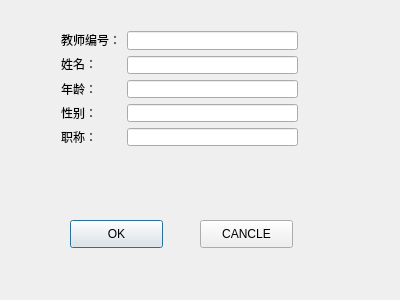
<?xml version="1.0" encoding="UTF-8"?>
<ui version="4.0">
 <class>add_TeacherDlg</class>
 <widget class="QDialog" name="add_TeacherDlg">
  <property name="geometry">
   <rect>
    <x>0</x>
    <y>0</y>
    <width>400</width>
    <height>300</height>
   </rect>
  </property>
  <property name="windowTitle">
   <string>add_TeacherDlg</string>
  </property>
  <widget class="QPushButton" name="pushButton">
   <property name="geometry">
    <rect>
     <x>70</x>
     <y>220</y>
     <width>93</width>
     <height>28</height>
    </rect>
   </property>
   <property name="styleSheet">
    <string notr="true">border-image: url(:/login/beijing01.png);</string>
   </property>
   <property name="text">
    <string>OK</string>
   </property>
  </widget>
  <widget class="QPushButton" name="pushButton_2">
   <property name="geometry">
    <rect>
     <x>200</x>
     <y>220</y>
     <width>93</width>
     <height>28</height>
    </rect>
   </property>
   <property name="text">
    <string>CANCLE</string>
   </property>
  </widget>
  <widget class="QWidget" name="">
   <property name="geometry">
    <rect>
     <x>50</x>
     <y>20</y>
     <width>259</width>
     <height>137</height>
    </rect>
   </property>
   <layout class="QHBoxLayout" name="horizontalLayout">
    <item>
     <layout class="QVBoxLayout" name="verticalLayout">
      <item>
       <widget class="QLabel" name="label">
        <property name="text">
         <string>教师编号：</string>
        </property>
       </widget>
      </item>
      <item>
       <widget class="QLabel" name="label_2">
        <property name="text">
         <string>姓名：</string>
        </property>
       </widget>
      </item>
      <item>
       <widget class="QLabel" name="label_3">
        <property name="text">
         <string>年龄：</string>
        </property>
       </widget>
      </item>
      <item>
       <widget class="QLabel" name="label_4">
        <property name="text">
         <string>性别：</string>
        </property>
       </widget>
      </item>
      <item>
       <widget class="QLabel" name="label_5">
        <property name="text">
         <string>职称：</string>
        </property>
       </widget>
      </item>
     </layout>
    </item>
    <item>
     <layout class="QVBoxLayout" name="verticalLayout_2">
      <item>
       <widget class="QLineEdit" name="tno_Edit"/>
      </item>
      <item>
       <widget class="QLineEdit" name="tname_Edit"/>
      </item>
      <item>
       <widget class="QLineEdit" name="age_Edit"/>
      </item>
      <item>
       <widget class="QLineEdit" name="sex_Edit"/>
      </item>
      <item>
       <widget class="QLineEdit" name="pos_Edit"/>
      </item>
     </layout>
    </item>
   </layout>
  </widget>
 </widget>
 <layoutdefault spacing="6" margin="11"/>
 <resources/>
 <connections/>
</ui>
